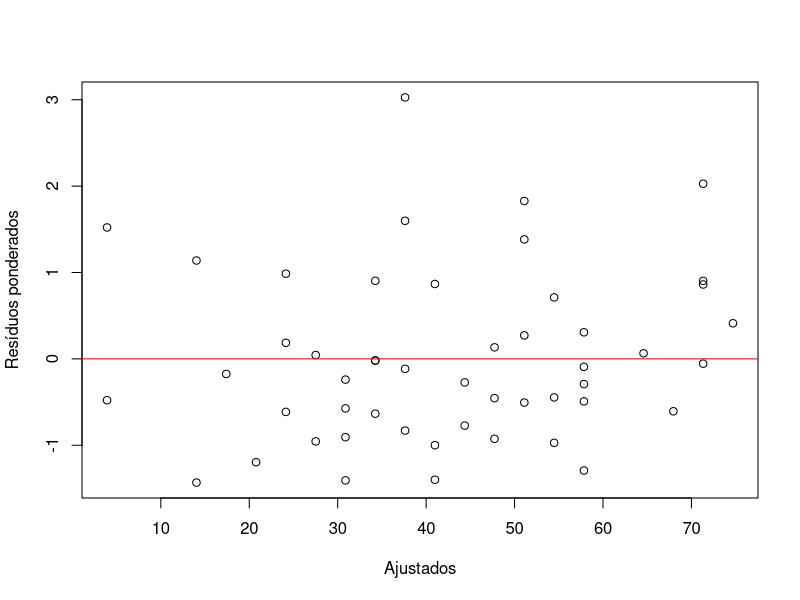

Write the R code that produced this figure.
# Mínimos quadrados ponderados (WLS)
# Material didático — Estatística e Ciência de Dados — ICTIN/UFLA
# Fonte: e-book Psicometria Online

d <- cars
# Pesos didáticos: supõe Var(erro | speed) proporcional a speed²
w <- 1 / d$speed^2
ajuste <- lm(dist ~ speed, data = d, weights = w)
print(summary(ajuste)); print(confint(ajuste))
plot(fitted(ajuste), residuals(ajuste) * sqrt(w),
     xlab = "Ajustados", ylab = "Resíduos ponderados")
abline(h = 0, col = "red")
